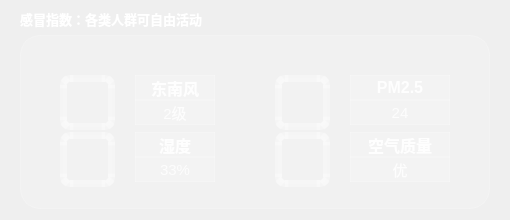
    <widget class="QWidget" name="widget03" native="true">
     <property name="minimumSize">
      <size>
       <width>500</width>
       <height>220</height>
      </size>
     </property>
     <property name="maximumSize">
      <size>
       <width>550</width>
       <height>220</height>
      </size>
     </property>
     <property name="font">
      <font>
       <pointsize>8</pointsize>
      </font>
     </property>
     <property name="styleSheet">
      <string notr="true">color: rgba(255, 255, 255, 0.9);</string>
     </property>
     <layout class="QGridLayout" name="gridLayout" rowstretch="1,0">
      <property name="leftMargin">
       <number>20</number>
      </property>
      <property name="topMargin">
       <number>9</number>
      </property>
      <property name="rightMargin">
       <number>20</number>
      </property>
      <item row="0" column="0">
       <widget class="QLabel" name="labelGanbao">
        <property name="font">
         <font>
          <family>Agency FB</family>
          <pointsize>10</pointsize>
          <weight>75</weight>
          <italic>false</italic>
          <bold>true</bold>
         </font>
        </property>
        <property name="styleSheet">
         <string notr="true">color: rgb(255, 255, 255);</string>
        </property>
        <property name="text">
         <string>感冒指数：各类人群可自由活动</string>
        </property>
       </widget>
      </item>
      <item row="1" column="0">
       <widget class="QWidget" name="widget0301" native="true">
        <property name="styleSheet">
         <string notr="true">background: rgba(255, 255, 255, 0.15);
border-radius: 20px;
color: rgb(255, 255, 255);
border: 1px solid rgba(255, 255, 255, 0.2);
backdrop-filter: blur(10px);</string>
        </property>
        <layout class="QGridLayout" name="gridLayout_2">
         <property name="leftMargin">
          <number>40</number>
         </property>
         <property name="topMargin">
          <number>40</number>
         </property>
         <property name="rightMargin">
          <number>40</number>
         </property>
         <property name="bottomMargin">
          <number>40</number>
         </property>
         <property name="horizontalSpacing">
          <number>60</number>
         </property>
         <property name="verticalSpacing">
          <number>20</number>
         </property>
         <item row="0" column="0">
          <layout class="QHBoxLayout" name="horizontalLayout">
           <property name="spacing">
            <number>20</number>
           </property>
           <item>
            <widget class="QLabel" name="labelFX">
             <property name="minimumSize">
              <size>
               <width>55</width>
               <height>55</height>
              </size>
             </property>
             <property name="maximumSize">
              <size>
               <width>55</width>
               <height>55</height>
              </size>
             </property>
             <property name="styleSheet">
              <string notr="true">border: 7px solid rgba(255, 255, 255, 0.3);
border-radius: 10px;
padding: 5px;
background: rgba(255, 255, 255, 0.1);
transition: all 0.3s ease;</string>
             </property>
             <property name="text">
              <string/>
             </property>
             <property name="pixmap">
              <pixmap resource="res.qrc">:/weather_1/wind.png</pixmap>
             </property>
             <property name="scaledContents">
              <bool>true</bool>
             </property>
            </widget>
           </item>
           <item>
            <layout class="QVBoxLayout" name="verticalLayout">
             <property name="spacing">
              <number>12</number>
             </property>
             <item>
              <widget class="QLabel" name="labelFXType">
               <property name="minimumSize">
                <size>
                 <width>80</width>
                 <height>25</height>
                </size>
               </property>
               <property name="font">
                <font>
                 <pointsize>12</pointsize>
                 <weight>75</weight>
                 <bold>true</bold>
                </font>
               </property>
               <property name="styleSheet">
                <string notr="true">color: rgba(255, 255, 255, 0.9);
text-shadow: 1px 1px 2px rgba(0, 0, 0, 0.3);</string>
               </property>
               <property name="text">
                <string>东南风</string>
               </property>
               <property name="alignment">
                <set>Qt::AlignCenter</set>
               </property>
              </widget>
             </item>
             <item>
              <widget class="QLabel" name="labelFXData">
               <property name="minimumSize">
                <size>
                 <width>80</width>
                 <height>25</height>
                </size>
               </property>
               <property name="font">
                <font>
                 <pointsize>11</pointsize>
                </font>
               </property>
               <property name="styleSheet">
                <string notr="true">color: rgba(255, 255, 255, 0.8);
text-shadow: 1px 1px 2px rgba(0, 0, 0, 0.3);</string>
               </property>
               <property name="text">
                <string>2级</string>
               </property>
               <property name="alignment">
                <set>Qt::AlignCenter</set>
               </property>
              </widget>
             </item>
            </layout>
           </item>
          </layout>
         </item>
         <item row="0" column="1">
          <layout class="QHBoxLayout" name="horizontalLayout_10">
           <property name="spacing">
            <number>20</number>
           </property>
           <item>
            <widget class="QLabel" name="labelPM25">
             <property name="minimumSize">
              <size>
               <width>55</width>
               <height>55</height>
              </size>
             </property>
             <property name="maximumSize">
              <size>
               <width>55</width>
               <height>55</height>
              </size>
             </property>
             <property name="styleSheet">
              <string notr="true">border: 7px solid rgba(255, 255, 255, 0.3);
border-radius: 10px;
padding: 5px;
background: rgba(255, 255, 255, 0.1);
transition: all 0.3s ease;</string>
             </property>
             <property name="text">
              <string/>
             </property>
             <property name="pixmap">
              <pixmap resource="res.qrc">:/weather_1/pm25.png</pixmap>
             </property>
             <property name="scaledContents">
              <bool>true</bool>
             </property>
            </widget>
           </item>
           <item>
            <layout class="QVBoxLayout" name="verticalLayout_11">
             <property name="spacing">
              <number>12</number>
             </property>
             <item>
              <widget class="QLabel" name="labelPM25Type">
               <property name="minimumSize">
                <size>
                 <width>80</width>
                 <height>25</height>
                </size>
               </property>
               <property name="font">
                <font>
                 <pointsize>12</pointsize>
                 <weight>75</weight>
                 <bold>true</bold>
                </font>
               </property>
               <property name="styleSheet">
                <string notr="true">color: rgba(255, 255, 255, 0.9);
text-shadow: 1px 1px 2px rgba(0, 0, 0, 0.3);</string>
               </property>
               <property name="text">
                <string>PM2.5</string>
               </property>
               <property name="alignment">
                <set>Qt::AlignCenter</set>
               </property>
              </widget>
             </item>
             <item>
              <widget class="QLabel" name="labelPM25Data">
               <property name="minimumSize">
                <size>
                 <width>80</width>
                 <height>25</height>
                </size>
               </property>
               <property name="font">
                <font>
                 <pointsize>11</pointsize>
                </font>
               </property>
               <property name="styleSheet">
                <string notr="true">color: rgba(255, 255, 255, 0.8);
text-shadow: 1px 1px 2px rgba(0, 0, 0, 0.3);</string>
               </property>
               <property name="text">
                <string>24</string>
               </property>
               <property name="alignment">
                <set>Qt::AlignCenter</set>
               </property>
              </widget>
             </item>
            </layout>
           </item>
          </layout>
         </item>
         <item row="1" column="0">
          <layout class="QHBoxLayout" name="horizontalLayout_12">
           <property name="spacing">
            <number>20</number>
           </property>
           <item>
            <widget class="QLabel" name="labelShiDu">
             <property name="minimumSize">
              <size>
               <width>55</width>
               <height>55</height>
              </size>
             </property>
             <property name="maximumSize">
              <size>
               <width>55</width>
               <height>55</height>
              </size>
             </property>
             <property name="styleSheet">
              <string notr="true">border: 7px solid rgba(255, 255, 255, 0.3);
border-radius: 10px;
padding: 5px;
background: rgba(255, 255, 255, 0.1);
transition: all 0.3s ease;</string>
             </property>
             <property name="text">
              <string/>
             </property>
             <property name="pixmap">
              <pixmap resource="res.qrc">:/weather_1/humidity.png</pixmap>
             </property>
             <property name="scaledContents">
              <bool>true</bool>
             </property>
            </widget>
           </item>
           <item>
            <layout class="QVBoxLayout" name="verticalLayout_13">
             <property name="spacing">
              <number>12</number>
             </property>
             <item>
              <widget class="QLabel" name="labelShiDuType">
               <property name="minimumSize">
                <size>
                 <width>80</width>
                 <height>25</height>
                </size>
               </property>
               <property name="font">
                <font>
                 <pointsize>12</pointsize>
                 <weight>75</weight>
                 <bold>true</bold>
                </font>
               </property>
               <property name="styleSheet">
                <string notr="true">color: rgba(255, 255, 255, 0.9);
text-shadow: 1px 1px 2px rgba(0, 0, 0, 0.3);</string>
               </property>
               <property name="text">
                <string>湿度</string>
               </property>
               <property name="alignment">
                <set>Qt::AlignCenter</set>
               </property>
              </widget>
             </item>
             <item>
              <widget class="QLabel" name="labelShiDuData">
               <property name="minimumSize">
                <size>
                 <width>80</width>
                 <height>25</height>
                </size>
               </property>
               <property name="font">
                <font>
                 <pointsize>11</pointsize>
                </font>
               </property>
               <property name="styleSheet">
                <string notr="true">color: rgba(255, 255, 255, 0.8);
text-shadow: 1px 1px 2px rgba(0, 0, 0, 0.3);</string>
               </property>
               <property name="text">
                <string>33%</string>
               </property>
               <property name="alignment">
                <set>Qt::AlignCenter</set>
               </property>
              </widget>
             </item>
            </layout>
           </item>
          </layout>
         </item>
         <item row="1" column="1">
          <layout class="QHBoxLayout" name="horizontalLayout_11">
           <property name="spacing">
            <number>20</number>
           </property>
           <item>
            <widget class="QLabel" name="labelAirQuality">
             <property name="minimumSize">
              <size>
               <width>55</width>
               <height>55</height>
              </size>
             </property>
             <property name="maximumSize">
              <size>
               <width>55</width>
               <height>55</height>
              </size>
             </property>
             <property name="styleSheet">
              <string notr="true">border: 7px solid rgba(255, 255, 255, 0.3);
border-radius: 10px;
padding: 5px;
background: rgba(255, 255, 255, 0.1);
transition: all 0.3s ease;</string>
             </property>
             <property name="text">
              <string/>
             </property>
             <property name="pixmap">
              <pixmap resource="res.qrc">:/weather_1/airQi.png</pixmap>
             </property>
             <property name="scaledContents">
              <bool>true</bool>
             </property>
            </widget>
           </item>
           <item>
            <layout class="QVBoxLayout" name="verticalLayout_12">
             <property name="spacing">
              <number>12</number>
             </property>
             <item>
              <widget class="QLabel" name="labelAirQualityType">
               <property name="minimumSize">
                <size>
                 <width>100</width>
                 <height>25</height>
                </size>
               </property>
               <property name="font">
                <font>
                 <pointsize>12</pointsize>
                 <weight>75</weight>
                 <bold>true</bold>
                </font>
               </property>
               <property name="styleSheet">
                <string notr="true">color: rgba(255, 255, 255, 0.9);
text-shadow: 1px 1px 2px rgba(0, 0, 0, 0.3);</string>
               </property>
               <property name="text">
                <string>空气质量</string>
               </property>
               <property name="alignment">
                <set>Qt::AlignCenter</set>
               </property>
              </widget>
             </item>
             <item>
              <widget class="QLabel" name="labelAirQualityData">
               <property name="minimumSize">
                <size>
                 <width>100</width>
                 <height>25</height>
                </size>
               </property>
               <property name="font">
                <font>
                 <pointsize>11</pointsize>
                </font>
               </property>
               <property name="styleSheet">
                <string notr="true">color: rgba(255, 255, 255, 0.8);
text-shadow: 1px 1px 2px rgba(0, 0, 0, 0.3);</string>
               </property>
               <property name="text">
                <string>优</string>
               </property>
               <property name="alignment">
                <set>Qt::AlignCenter</set>
               </property>
              </widget>
             </item>
            </layout>
           </item>
          </layout>
         </item>
        </layout>
       </widget>
      </item>
     </layout>
    </widget>
